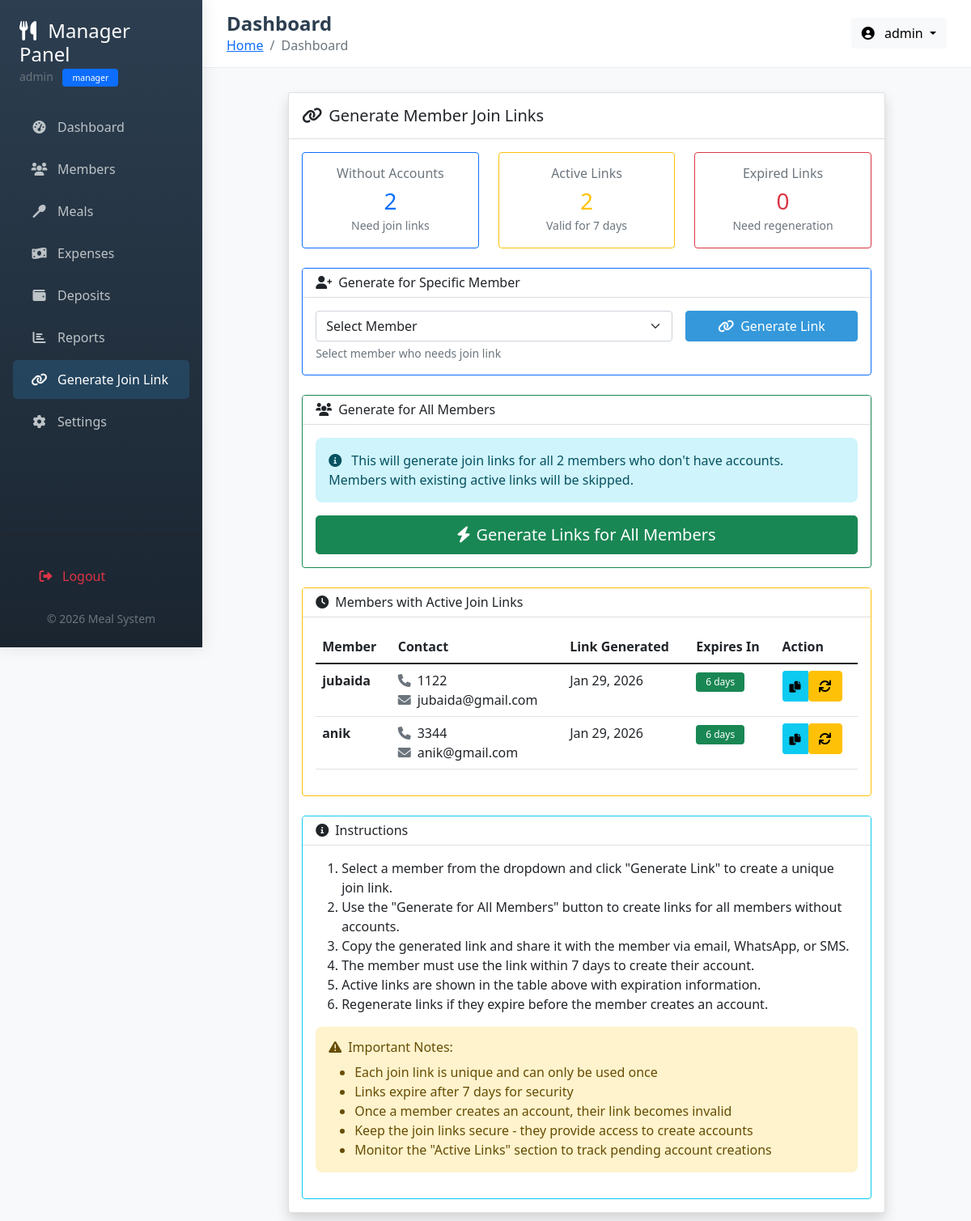
The app's page /manager/generate_link.php (signed in) with its own data.
### tables this page shows
CREATE TABLE `members` (
  `member_id` int(11) NOT NULL,
  `name` varchar(100) NOT NULL,
  `phone` varchar(20) DEFAULT NULL,
  `email` varchar(100) DEFAULT NULL,
  `join_date` date NOT NULL,
  `status` enum('active','inactive') DEFAULT 'active',
  `created_by` int(11) DEFAULT NULL,
  `join_token` varchar(100) DEFAULT NULL,
  `token_expiry` datetime DEFAULT NULL,
  `created_at` timestamp NOT NULL DEFAULT current_timestamp()
);

### manager/generate_link.php (the view, shortened to what this page needs)
<?php
require_once '../includes/header.php';
$conn = getConnection();
$sql = "SELECT m.*, u.user_id
        FROM members m
        LEFT JOIN users u ON m.member_id = u.member_id
        WHERE m.status = 'active' AND u.user_id IS NULL
        ORDER BY m.name ASC";
$result = mysqli_query($conn, $sql);
$members_without_accounts = mysqli_fetch_all($result, MYSQLI_ASSOC);
$sql = "SELECT m.*, u.user_id
        FROM members m
        LEFT JOIN users u ON m.member_id = u.member_id
        WHERE m.status = 'active'
        AND m.join_token IS NOT NULL
        AND m.token_expiry < NOW()
        AND u.user_id IS NULL
        ORDER BY m.name ASC";
$result = mysqli_query($conn, $sql);
$members_expired_tokens = mysqli_fetch_all($result, MYSQLI_ASSOC);
$sql = "SELECT m.*, u.user_id
        FROM members m
        LEFT JOIN users u ON m.member_id = u.member_id
        WHERE m.status = 'active'
        AND m.join_token IS NOT NULL
        AND m.token_expiry >= NOW()
        AND u.user_id IS NULL
        ORDER BY m.token_expiry ASC";
$result = mysqli_query($conn, $sql);
$members_active_tokens = mysqli_fetch_all($result, MYSQLI_ASSOC);
$total_without_accounts = count($members_without_accounts);
$total_expired_tokens = count($members_expired_tokens);
$total_active_tokens = count($members_active_tokens);
?>
<div class="row">
    <div class="col-lg-10 mx-auto">
        <div class="card shadow">
            <div class="card-header bg-white py-3">
                <h5 class="mb-0"><i class="fas fa-link me-2"></i>Generate Member Join Links</h5>
            </div>
            <div class="card-body">
                <div class="row mb-4">
                    <div class="col-md-4">
                        <div class="card border-primary">
                            <div class="card-body text-center">
                                <h6 class="text-muted mb-2">Without Accounts</h6>
                                <h3 class="text-primary mb-0"><?php echo $total_without_accounts; ?></h3>
                                <small class="text-muted">Need join links</small>
                            </div>
                        </div>
                    </div>
                    <div class="col-md-4">
                        <div class="card border-warning">
                            <div class="card-body text-center">
                                <h6 class="text-muted mb-2">Active Links</h6>
                                <h3 class="text-warning mb-0"><?php echo $total_active_tokens; ?></h3>
                                <small class="text-muted">Valid for 7 days</small>
                            </div>
                        </div>
                    </div>
                    <div class="col-md-4">
                        <div class="card border-danger">
                            <div class="card-body text-center">
                                <h6 class="text-muted mb-2">Expired Links</h6>
                                <h3 class="text-danger mb-0"><?php echo $total_expired_tokens; ?></h3>
                                <small class="text-muted">Need regeneration</small>
                            </div>
                        </div>
                    </div>
                </div>
                <div class="card border-primary mb-4">
                    <div class="card-header bg-white">
                        <h6 class="mb-0"><i class="fas fa-user-plus me-2"></i>Generate for Specific Member</h6>
                    </div>
                    <div class="card-body">
                        <form method="POST" action="" class="row g-3">
                            <div class="col-md-8">
                                <select class="form-select" name="member_id" required>
                                    <option value="">Select Member</option>
                                </select>
                                <div class="form-text">Select member who needs join link</div>
                            </div>
                            <div class="col-md-4">
                                <div class="d-grid">
                                    <button type="submit" class="btn btn-primary">
                                        <i class="fas fa-link me-2"></i>Generate Link
                                    </button>
                                </div>
                            </div>
                        </form>
                    </div>
                </div>
                <?php if ($total_without_accounts > 0): ?>
                <div class="card border-success mb-4">
                    <div class="card-header bg-white">
                        <h6 class="mb-0"><i class="fas fa-users me-2"></i>Generate for All Members</h6>
                    </div>
                    <div class="card-body">
                        <div class="alert alert-info">
                            <i class="fas fa-info-circle me-2"></i>
                            This will generate join links for all <?php echo $total_without_accounts; ?> members who don't have accounts.
                            Members with existing active links will be skipped.
                        </div>
                        <form method="POST" action="">
                            <div class="d-grid">
                                <button type="submit" class="btn btn-success btn-lg">
                                    <i class="fas fa-bolt me-2"></i>Generate Links for All Members
                                </button>
                            </div>
                        </form>
                    </div>
                </div>
                <?php endif; ?>
                <?php if ($total_active_tokens > 0): ?>
                <div class="card border-warning mb-4">
                    <div class="card-header bg-white">
                        <h6 class="mb-0"><i class="fas fa-clock me-2"></i>Members with Active Join Links</h6>
                    </div>
                    <div class="card-body">
                        <div class="table-responsive">
                            <table class="table table-hover">
                                <thead>
                                    <tr>
                                        <th>Member</th>
                                        <th>Contact</th>
                                        <th>Link Generated</th>
                                        <th>Expires In</th>
                                        <th>Action</th>
                                    </tr>
                                </thead>
                                <tbody>
                                    <?php foreach ($members_active_tokens as $member):
                                        $expires_in = strtotime($member['token_expiry']) - time();
                                        $days_left = floor($expires_in / (60 * 60 * 24));
                                        $hours_left = floor(($expires_in % (60 * 60 * 24)) / (60 * 60));
                                        $base_url = str_replace($_SERVER['DOCUMENT_ROOT'], '', str_replace('\\', '/', dirname(__DIR__)));
                                        $member_join_url = 'http://' . $_SERVER['HTTP_HOST'] . $base_url . '/member/join.php?token=' . $member['join_token'];
                                    ?>
                                    <tr>
                                        <td>
                                            <strong><?php echo htmlspecialchars($member['name']); ?></strong>
                                        </td>
                                        <td>
                                            <?php if ($member['phone']): ?>
                                            <div><i class="fas fa-phone text-muted me-2"></i><?php echo $member['phone']; ?></div>
                                            <?php endif; ?>
                                            <?php if ($member['email']): ?>
                                            <div><i class="fas fa-envelope text-muted me-2"></i><?php echo $member['email']; ?></div>
                                            <?php endif; ?>
                                        </td>
                                        <td>
                                            <?php echo date('M d, Y', strtotime($member['token_expiry'] . ' -7 days')); ?>
                                        </td>
                                        <td>
                                            <?php if ($days_left > 0): ?>
                                            <span class="badge bg-success"><?php echo $days_left; ?> days</span>
                                            <?php elseif ($hours_left > 0): ?>
                                            <span class="badge bg-warning"><?php echo $hours_left; ?> hours</span>
                                            <?php else: ?>
                                            <span class="badge bg-danger">Expired</span>
                                            <?php endif; ?>
                                        </td>
                                        <td>
                                            <div class="btn-group btn-group-sm" role="group">
                                                <button type="button" class="btn btn-info"
                                                        onclick="copyMemberLink('<?php echo $member_join_url; ?>', '<?php echo addslashes($member['name']); ?>')"
                                                        title="Copy Link">
                                                    <i class="fas fa-copy"></i>
                                                </button>
                                                <form method="POST" action="" style="display: inline;">
                                                    <button type="submit" class="btn btn-warning" title="Regenerate">
                                                        <i class="fas fa-sync"></i>
                                                    </button>
                                                </form>
                                            </div>
                                        </td>
                                    </tr>
                                    <?php endforeach; ?>
                                </tbody>
                            </table>
                        </div>
                    </div>
                </div>
                <?php endif; ?>
                <div class="card border-info">
                    <div class="card-header bg-white">
                        <h6 class="mb-0"><i class="fas fa-info-circle me-2"></i>Instructions</h6>
                    </div>
                    <div class="card-body">
                        <ol>
                            <li>Select a member from the dropdown and click "Generate Link" to create a unique join link.</li>
                            <li>Use the "Generate for All Members" button to create links for all members without accounts.</li>
                            <li>Copy the generated link and share it with the member via email, WhatsApp, or SMS.</li>
                            <li>The member must use the link within 7 days to create their account.</li>
                            <li>Active links are shown in the table above with expiration information.</li>
                            <li>Regenerate links if they expire before the member creates an account.</li>
                        </ol>
                        <div class="alert alert-warning mt-3">
                            <h6><i class="fas fa-exclamation-triangle me-2"></i>Important Notes:</h6>
                            <ul class="mb-0">
                                <li>Each join link is unique and can only be used once</li>
                                <li>Links expire after 7 days for security</li>
                                <li>Once a member creates an account, their link becomes invalid</li>
                                <li>Keep the join links secure - they provide access to create accounts</li>
                                <li>Monitor the "Active Links" section to track pending account creations</li>
                            </ul>
                        </div>
                    </div>
                </div>
            </div>
        </div>
    </div>
</div>
<?php
require_once '../includes/footer.php';
?>

### includes/header.php (style rules this page uses)
:root { --primary-color: #2c3e50; --secondary-color: #3498db; --success-color: #27ae60; --warning-color: #f39c12; --danger-color: #e74c3c; }
body { font-family: 'Segoe UI', Tahoma, Geneva, Verdana, sans-serif; background-color: #f8f9fa; min-height: 100vh; }
.btn-primary { background-color: var(--secondary-color); border-color: var(--secondary-color); }
.alert { border: none; border-radius: 8px; }
.badge { padding: 6px 12px; font-weight: 500; }

### records on screen
members: name "jubaida", phone "1122", email "jubaida@gmail.com", token_expiry "Jan 29, 2026"
members: name "anik", phone "3344", email "anik@gmail.com", token_expiry "Jan 29, 2026"

### other values on screen
$_SESSION['username'] "admin"
$_SESSION['role'] "manager"
$page_title "Dashboard"
$total_without_accounts "2"
$total_active_tokens "2"
$total_expired_tokens "0"
